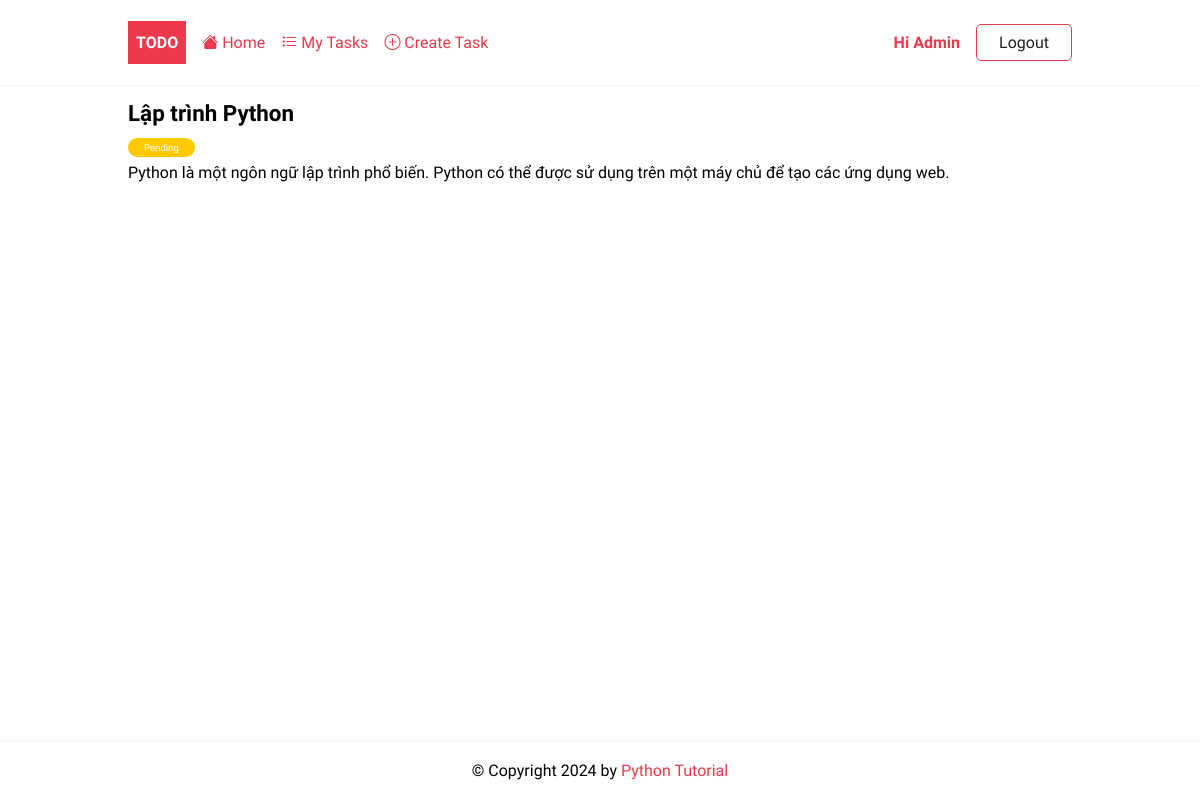
/task/4 (signed in), run on the app's committed database.
### todo/models.py (models this page shows, shortened)
class Task(models.Model):
    title = models.CharField(max_length=255)
    description = models.TextField(null=True, blank=True)
    completed = models.BooleanField(default=False)
    create_at = models.DateTimeField(auto_now_add=True)
    user = models.ForeignKey(User,on_delete=models.CASCADE, null=True, blank=True)
    class Meta:
        ordering = ['completed']

### todo/views.py (the view)
# urls.py: path('task/<int:pk>',TaskDetail.as_view(),name='task'),
class TaskDetail(DetailView):
    model = Task
    context_object_name = 'task'

### todo/templates/todo/task_detail.html
{%extends 'base.html'%}
{%block content%}
 <article class="task">
	<header>
		<h2>{{ task.title }}</h2>
		<span class="badge {% if task.completed %}badge-completed{% else %}badge-pending{%endif%}">
			{% if task.completed %} Completed {%else%} Pending {%endif%}
		</span>
	</header>
	<p>{{task.description}}</p>
</article>
{%endblock content%}

### templates/base.html (shortened to what this page needs)
{%load static %}
<!DOCTYPE html>
<html lang="en">
    <head>
        <link rel="stylesheet" href="{% static 'css/style.css' %}" />
        <link rel="stylesheet" href="https://cdnjs.cloudflare.com/ajax/libs/font-awesome/6.0.0-beta3/css/all.min.css">
    </head>
    <body>
        <header class="header">
            <div class="container">
            	<a href="{%url 'home'%}" class="logo">Todo</a>
            	<nav class="nav">
	            	<a href="{%url 'home'%}"><i class="bi bi-house-fill"></i> Home</a>
	                {% if request.user.is_authenticated %}
	    	              	<a href="{% url 'tasks' %}"><i class="bi bi-list-task"></i> My Tasks</a>
	    	              	<a href="{% url 'task-create' %}"><i class="bi bi-plus-circle"></i> Create Task</a>
		                	<a href="#">Hi {{request.user | title}}</a>
	    	                <form action="{% url 'logout' %}" method="post" style="display: inline;">
                                <button type="submit" class="btn btn-outline">Logout</button>
                            </form>
	                {% else %}
							<a href="{% url 'login' %}" class="btn btn-outline">Login</a>
	            	        <a href="#" class="btn btn-primary">Join Now</a>
	                {% endif %}
	              </nav>
            </div>
        </header>
        <main>
            <div class="container">
             {%block content %}
             {%endblock content%}
            </div>
        </main>
        <footer class="footer">
            <div class="container">
				<p>© Copyright {% now "Y" %} by <a href="https://www.pythontutorial.net">Python Tutorial</a></p>
            </div>
        </footer>
    </body>
</html>

### static/css/style.css (style rules this page uses)
:root { --color-primary: #ee394c; --color-secondary: #86b7fe; --color-light: #f2f2f2; --color-gray: #ced4da; --color-dark: #212121; --color-white: #ffffff; --color-error: #e2442f; --color-warning: #ffc900; --color-info: #02a2b9; --color-success: #1ba345; --color-input: #00d1b2; --border-radius: 5px; }
* { margin: 0; padding: 0; box-sizing: border-box; text-rendering: optimizeLegibility; }
html, body { height: 100%; }
input, button, textarea { font: inherit; }
body { font-family: 'Dosis', sans-serif; font-size: 1rem; line-height: 1.7; display: flex; flex-direction: column; }
h2 { font-size: 1.4rem; }
a { text-decoration: none; color: var(--color-primary); }
.container { max-width: 960px; margin: 0 auto; padding: 0.5rem; }
.header { border-bottom: solid 1px var(--color-light); }
.header .container { display: flex; align-items: center; gap: 1rem; }
.nav { display: flex; gap: 1rem; align-items: center; justify-content: center; flex-basis: 100%; }
.nav a:nth-last-child(2) { margin-left: auto; font-weight: bold; }
.logo { padding: 0.5rem; background-color: var(--color-primary); text-decoration: none; color: var(--color-white); font-weight: bold; text-transform: uppercase; }
form > * { display: block; margin-bottom: 0.5rem; }
form > input[type='submit'], form > button { margin: 1rem 0; }
.task { margin-bottom: auto; font-weight: 500; }
.badge { font-size: 0.6rem; padding: 0.25rem 1rem; color: var(--color-white); border-radius: 2rem; align-self: flex-start; }
.badge-pending { background-color: var(--color-warning); }
.footer p { text-align: center; }
.footer { margin-top: auto; padding: 0.5rem 0; border-top: solid 1px var(--color-light); }
.btn { padding: 0.25rem 0.75rem; border-radius: var(--border-radius); background-color: var(--color-white); border: solid 1px var(--color-white); color: var(--color-dark); cursor: pointer; text-decoration: none; font-size: 1rem; min-width: 6rem; text-align: center; }
.btn-outline { border: solid 1px var(--color-primary); }

### data on the page
Task: title "Lập trình Python", description "Python là một ngôn ngữ lập trình phổ biến. Python có thể được sử dụng trên một máy chủ để tạo các ứng dụng web."

### other printed values
{{ request.user | title }} "Admin"
